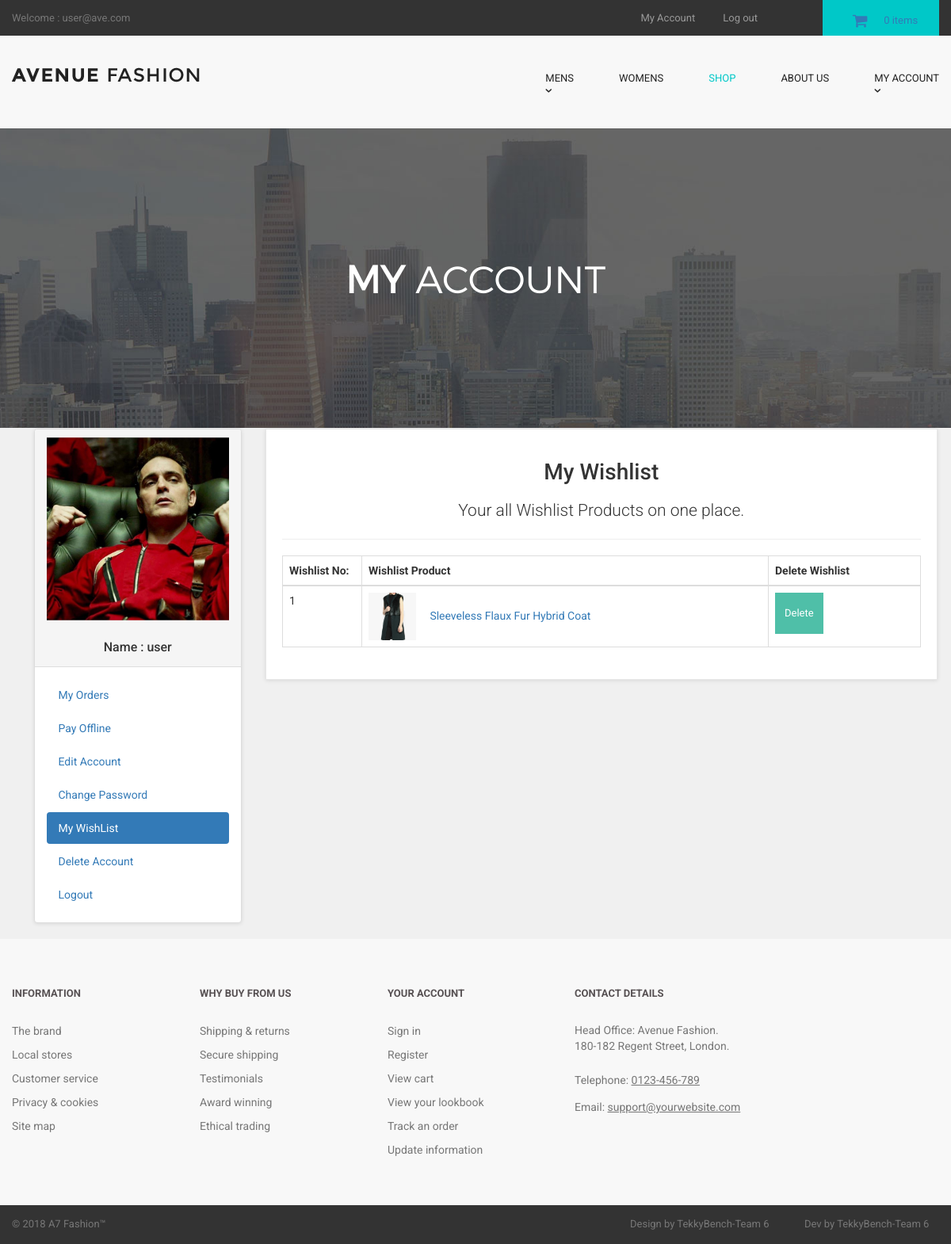
Page /customer/my_account.php?my_wishlist (signed in) on the committed database.
### tables this page shows
CREATE TABLE `customers` (
  `customer_id` int(10) NOT NULL,
  `customer_name` varchar(255) NOT NULL,
  `customer_email` varchar(255) NOT NULL,
  `customer_pass` varchar(255) NOT NULL,
  `customer_country` text NOT NULL,
  `customer_city` text NOT NULL,
  `customer_contact` varchar(255) NOT NULL,
  `customer_address` text NOT NULL,
  `customer_image` text NOT NULL,
  `customer_ip` varchar(255) NOT NULL,
  `customer_confirm_code` text NOT NULL
);

CREATE TABLE `wishlist` (
  `wishlist_id` int(10) NOT NULL,
  `customer_id` int(10) NOT NULL,
  `product_id` int(10) NOT NULL
);

CREATE TABLE `products` (
  `product_id` int(10) NOT NULL,
  `p_cat_id` int(10) NOT NULL,
  `cat_id` int(10) NOT NULL,
  `manufacturer_id` int(10) NOT NULL,
  `date` timestamp NOT NULL DEFAULT current_timestamp() ON UPDATE current_timestamp(),
  `product_title` text NOT NULL,
  `product_url` text NOT NULL,
  `product_img1` text NOT NULL,
  `product_img2` text NOT NULL,
  `product_img3` text NOT NULL,
  `product_price` int(10) NOT NULL,
  `product_psp_price` int(100) NOT NULL,
  `product_desc` text NOT NULL,
  `product_features` text NOT NULL,
  `product_video` text NOT NULL,
  `product_keywords` text NOT NULL,
  `product_label` text NOT NULL,
  `status` varchar(255) NOT NULL
);

### customer/my_wishlist.php (the view, shortened to what this page needs)
<center>
<h1> My Wishlist </h1>
<p class="lead"> Your all Wishlist Products on one place. </p>
</center>
<hr>
<div class="table-responsive">
<table class="table table-bordered table-hover">
<thead>
<tr>
<th> Wishlist No: </th>
<th> Wishlist Product </th>
<th> Delete Wishlist </th>
</tr>
</thead>
<tbody>
<?php
$customer_session = $_SESSION['customer_email'];
$get_customer = "select * from customers where customer_email='$customer_session'";
$run_customer = mysqli_query($con,$get_customer);
$row_customer = mysqli_fetch_array($run_customer);
$customer_id = $row_customer['customer_id'];
$i = 0;
$get_wishlist = "select * from wishlist where customer_id='$customer_id'";
$run_wishlist = mysqli_query($con,$get_wishlist);
while($row_wishlist = mysqli_fetch_array($run_wishlist)){
$wishlist_id = $row_wishlist['wishlist_id'];
$product_id = $row_wishlist['product_id'];
$get_products = "select * from products where product_id='$product_id'";
$run_products = mysqli_query($con,$get_products);
$row_products = mysqli_fetch_array($run_products);
$product_title = $row_products['product_title'];
$product_url = $row_products['product_url'];
$product_img1 = $row_products['product_img1'];
$i++;
?>
<tr>
<td width="100"> <?php echo $i; ?> </td>
<td>
<img src="../admin_area/product_images/<?php echo $product_img1; ?>" width="60" height="60">
<a href="../<?php echo $product_url; ?>">
<?php echo $product_title; ?>
</a>
</td>
<td>
<a href="my_account.php?delete_wishlist=<?php echo $wishlist_id; ?>" class="btn btn-primary">
<i class="fa fa-trash-o"> </i> Delete
</a>
</td>
</tr>
<?php } ?>
</tbody>
</table>
</div>

### customer/includes/sidebar.php
<div class="panel panel-default sidebar-menu">
<div class="panel-heading">
<?php
$customer_session = $_SESSION['customer_email'];
$get_customer = "select * from customers where customer_email='$customer_session'";
$run_customer = mysqli_query($con,$get_customer);
$row_customer = mysqli_fetch_array($run_customer);
$customer_image = $row_customer['customer_image'];
$customer_name = $row_customer['customer_name'];
if(!isset($_SESSION['customer_email'])){
}
else {
echo "
<center>
<img src='customer_images/$customer_image' class='img-responsive'>
</center>
<br>
<h3 align='center' class='panel-title'> Name : $customer_name </h3>
";
}
?>
</div>
<div class="panel-body">
<ul class="nav nav-pills nav-stacked">
<li class="<?php if(isset($_GET['my_orders'])){ echo "active"; } ?>">
<a href="my_account.php?my_orders"> <i class="fa fa-list"> </i> My Orders </a>
</li>
<li class="<?php if(isset($_GET['pay_offline'])){ echo "active"; } ?>">
<a href="my_account.php?pay_offline"> <i class="fa fa-bolt"></i> Pay Offline </a>
</li>
<li class="<?php if(isset($_GET['edit_account'])){ echo "active"; } ?>">
<a href="my_account.php?edit_account"> <i class="fa fa-pencil"></i> Edit Account </a>
</li>
<li class="<?php if(isset($_GET['change_pass'])){ echo "active"; } ?>">
<a href="my_account.php?change_pass"> <i class="fa fa-user"></i> Change Password </a>
</li>
<li class="<?php if(isset($_GET['my_wishlist'])){ echo "active"; } ?>">
<a href="my_account.php?my_wishlist"> <i class="fa fa-heart"></i> My WishList </a>
</li>
<li class="<?php if(isset($_GET['delete_account'])){ echo "active"; } ?>">
<a href="my_account.php?delete_account"> <i class="fa fa-trash-o"></i> Delete Account </a>
</li>
<li>
<a href="logout.php"> <i class="fa fa-sign-out"></i> Logout </a>
</li>
</ul>
</div>
</div>

### customer/styles/backend.css (style rules this page uses)
html { font-family: "Roboto", Helvetica, Arial, sans-serif; line-height: 1.15; -ms-text-size-adjust: 100%; -webkit-text-size-adjust: 100% }
body { margin: 0 }
h1 { font-size: 2em; margin: .67em 0 }
hr { box-sizing: content-box; height: 0; overflow: visible }
a { background-color: transparent; -webkit-text-decoration-skip: objects }
img { border-style: none }
html { box-sizing: border-box }
body { min-width: 1190px; font-family: Montserrat, sans-serif; font-weight: 400; background-color: white; }
img { max-width: 100%; height: auto }
.btn { display: inline-block; vertical-align: top; font-size: 13px; line-height: 40px; text-decoration: none; -webkit-transition: .3s; transition: .3s }

### styles/style.css (style rules this page uses)
body { font-family: "Roboto", Helvetica, Arial, sans-serif; font-size: 14px; line-height: 1.42857143; color: #333333; background-color: #f0f0f0; overflow-x: hidden; }
.btn-primary { color:rgb(255, 255, 255); background-color:rgb(79, 191, 168); border-color:rgb(65, 179, 156); }
#content .panel.sidebar-menu { box-sizing: border-box; box-shadow: 0 1px 5px rgba(0, 0, 0, 0.1); }
#content .panel.sidebar-menu h3 { padding: 5px 0; margin: 0; }

### rows in the picture
customers: customer_image (placeholder picture), customer_name "user"
wishlist: product.product_img1 (picture), product.product_title "Sleeveless Flaux Fur Hybrid Coat"

### other values in the picture
$_SESSION['customer_email'] "user@ave.com"
$count_items "0"
